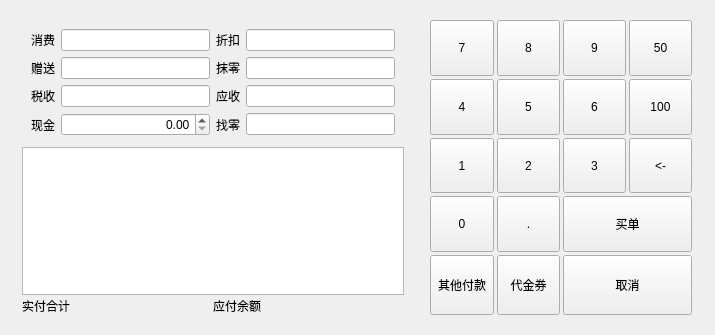
<?xml version="1.0" encoding="UTF-8"?>
<ui version="4.0">
 <class>waimai_pay</class>
 <widget class="QDialog" name="waimai_pay">
  <property name="geometry">
   <rect>
    <x>0</x>
    <y>0</y>
    <width>715</width>
    <height>335</height>
   </rect>
  </property>
  <property name="windowTitle">
   <string>Dialog</string>
  </property>
  <layout class="QHBoxLayout" name="horizontalLayout_2">
   <item>
    <widget class="QFrame" name="frame">
     <property name="maximumSize">
      <size>
       <width>400</width>
       <height>16777215</height>
      </size>
     </property>
     <layout class="QVBoxLayout" name="verticalLayout">
      <property name="spacing">
       <number>2</number>
      </property>
      <item>
       <widget class="QFrame" name="frame_3">
        <property name="outer_stylesheet" stdset="0">
         <string>frame_detail_show</string>
        </property>
        <layout class="QGridLayout" name="gridLayout">
         <item row="0" column="0">
          <widget class="QLabel" name="label_2">
           <property name="text">
            <string>消费</string>
           </property>
          </widget>
         </item>
         <item row="0" column="1">
          <widget class="lds_doublespinbox_lineedit" name="lineEdit_consum">
           <property name="alignment">
            <set>Qt::AlignRight|Qt::AlignTrailing|Qt::AlignVCenter</set>
           </property>
          </widget>
         </item>
         <item row="0" column="2">
          <widget class="QLabel" name="label_3">
           <property name="text">
            <string>折扣</string>
           </property>
          </widget>
         </item>
         <item row="0" column="3">
          <widget class="lds_doublespinbox_lineedit" name="lineEdit_discount">
           <property name="alignment">
            <set>Qt::AlignRight|Qt::AlignTrailing|Qt::AlignVCenter</set>
           </property>
          </widget>
         </item>
         <item row="1" column="0">
          <widget class="QLabel" name="label_4">
           <property name="text">
            <string>赠送</string>
           </property>
          </widget>
         </item>
         <item row="1" column="1">
          <widget class="lds_doublespinbox_lineedit" name="lineEdit_present">
           <property name="alignment">
            <set>Qt::AlignRight|Qt::AlignTrailing|Qt::AlignVCenter</set>
           </property>
          </widget>
         </item>
         <item row="1" column="2">
          <widget class="QLabel" name="label_7">
           <property name="text">
            <string>抹零</string>
           </property>
          </widget>
         </item>
         <item row="1" column="3">
          <widget class="lds_doublespinbox_lineedit" name="lineEdit_blotout">
           <property name="alignment">
            <set>Qt::AlignRight|Qt::AlignTrailing|Qt::AlignVCenter</set>
           </property>
          </widget>
         </item>
         <item row="2" column="0">
          <widget class="QLabel" name="label_6">
           <property name="text">
            <string>税收</string>
           </property>
          </widget>
         </item>
         <item row="2" column="1">
          <widget class="lds_doublespinbox_lineedit" name="lineEdit_int_rate">
           <property name="alignment">
            <set>Qt::AlignRight|Qt::AlignTrailing|Qt::AlignVCenter</set>
           </property>
          </widget>
         </item>
         <item row="2" column="2">
          <widget class="QLabel" name="label_5">
           <property name="text">
            <string>应收</string>
           </property>
          </widget>
         </item>
         <item row="2" column="3">
          <widget class="lds_doublespinbox_lineedit" name="lineEdit_realreceive">
           <property name="alignment">
            <set>Qt::AlignRight|Qt::AlignTrailing|Qt::AlignVCenter</set>
           </property>
          </widget>
         </item>
         <item row="3" column="0">
          <widget class="QLabel" name="label_9">
           <property name="text">
            <string>现金</string>
           </property>
          </widget>
         </item>
         <item row="3" column="1">
          <widget class="lds_doublespinbox" name="lineEdit_9">
           <property name="alignment">
            <set>Qt::AlignRight|Qt::AlignTrailing|Qt::AlignVCenter</set>
           </property>
          </widget>
         </item>
         <item row="3" column="2">
          <widget class="QLabel" name="label_8">
           <property name="text">
            <string>找零</string>
           </property>
          </widget>
         </item>
         <item row="3" column="3">
          <widget class="lds_doublespinbox_lineedit" name="lineEdit_change">
           <property name="alignment">
            <set>Qt::AlignRight|Qt::AlignTrailing|Qt::AlignVCenter</set>
           </property>
          </widget>
         </item>
        </layout>
       </widget>
      </item>
      <item>
       <widget class="QTableView" name="tableView"/>
      </item>
      <item>
       <layout class="QHBoxLayout" name="horizontalLayout" stretch="0,1,0,1">
        <property name="spacing">
         <number>0</number>
        </property>
        <item>
         <widget class="QLabel" name="label_11">
          <property name="text">
           <string>实付合计</string>
          </property>
         </widget>
        </item>
        <item>
         <widget class="lds_doublespinbox_label" name="label_12">
          <property name="alignment">
           <set>Qt::AlignCenter</set>
          </property>
          <property name="outer_stylesheet" stdset="0">
           <string>label_blue</string>
          </property>
         </widget>
        </item>
        <item>
         <widget class="QLabel" name="label_13">
          <property name="text">
           <string>应付余额</string>
          </property>
         </widget>
        </item>
        <item>
         <widget class="lds_doublespinbox_label" name="label_14">
          <property name="alignment">
           <set>Qt::AlignCenter</set>
          </property>
          <property name="outer_stylesheet" stdset="0">
           <string>label_blue</string>
          </property>
         </widget>
        </item>
       </layout>
      </item>
     </layout>
    </widget>
   </item>
   <item>
    <widget class="QFrame" name="frame_2">
     <property name="maximumSize">
      <size>
       <width>280</width>
       <height>16777215</height>
      </size>
     </property>
     <layout class="QGridLayout" name="gridLayout_2" columnstretch="1,1,1,1">
      <property name="spacing">
       <number>3</number>
      </property>
      <item row="0" column="1">
       <widget class="public_pushbutton_numkey_auto_connect" name="pushButton_2">
        <property name="sizePolicy">
         <sizepolicy hsizetype="Expanding" vsizetype="Expanding">
          <horstretch>0</horstretch>
          <verstretch>0</verstretch>
         </sizepolicy>
        </property>
        <property name="focusPolicy">
         <enum>Qt::NoFocus</enum>
        </property>
        <property name="text">
         <string>8</string>
        </property>
        <property name="outer_stylesheet" stdset="0">
         <string>pushbutton_key</string>
        </property>
       </widget>
      </item>
      <item row="1" column="3">
       <widget class="public_pushbutton_numkey" name="pushButton_7">
        <property name="sizePolicy">
         <sizepolicy hsizetype="Expanding" vsizetype="Expanding">
          <horstretch>0</horstretch>
          <verstretch>0</verstretch>
         </sizepolicy>
        </property>
        <property name="focusPolicy">
         <enum>Qt::NoFocus</enum>
        </property>
        <property name="text">
         <string>100</string>
        </property>
        <property name="outer_stylesheet" stdset="0">
         <string>pushbutton_key</string>
        </property>
       </widget>
      </item>
      <item row="0" column="0">
       <widget class="public_pushbutton_numkey_auto_connect" name="pushButton">
        <property name="sizePolicy">
         <sizepolicy hsizetype="Expanding" vsizetype="Expanding">
          <horstretch>0</horstretch>
          <verstretch>0</verstretch>
         </sizepolicy>
        </property>
        <property name="focusPolicy">
         <enum>Qt::NoFocus</enum>
        </property>
        <property name="text">
         <string>7</string>
        </property>
        <property name="outer_stylesheet" stdset="0">
         <string>pushbutton_key</string>
        </property>
       </widget>
      </item>
      <item row="2" column="3">
       <widget class="QPushButton" name="pushButton_11">
        <property name="sizePolicy">
         <sizepolicy hsizetype="Expanding" vsizetype="Expanding">
          <horstretch>0</horstretch>
          <verstretch>0</verstretch>
         </sizepolicy>
        </property>
        <property name="focusPolicy">
         <enum>Qt::NoFocus</enum>
        </property>
        <property name="text">
         <string>&lt;-</string>
        </property>
        <property name="outer_stylesheet" stdset="0">
         <string>pushbutton_key</string>
        </property>
       </widget>
      </item>
      <item row="3" column="1">
       <widget class="public_pushbutton_numkey_auto_connect" name="pushButton_16">
        <property name="sizePolicy">
         <sizepolicy hsizetype="Expanding" vsizetype="Expanding">
          <horstretch>0</horstretch>
          <verstretch>0</verstretch>
         </sizepolicy>
        </property>
        <property name="focusPolicy">
         <enum>Qt::NoFocus</enum>
        </property>
        <property name="text">
         <string>.</string>
        </property>
        <property name="outer_stylesheet" stdset="0">
         <string>pushbutton_key</string>
        </property>
       </widget>
      </item>
      <item row="1" column="1">
       <widget class="public_pushbutton_numkey_auto_connect" name="pushButton_8">
        <property name="sizePolicy">
         <sizepolicy hsizetype="Expanding" vsizetype="Expanding">
          <horstretch>0</horstretch>
          <verstretch>0</verstretch>
         </sizepolicy>
        </property>
        <property name="focusPolicy">
         <enum>Qt::NoFocus</enum>
        </property>
        <property name="text">
         <string>5</string>
        </property>
        <property name="outer_stylesheet" stdset="0">
         <string>pushbutton_key</string>
        </property>
       </widget>
      </item>
      <item row="0" column="3">
       <widget class="public_pushbutton_numkey" name="pushButton_4">
        <property name="sizePolicy">
         <sizepolicy hsizetype="Expanding" vsizetype="Expanding">
          <horstretch>0</horstretch>
          <verstretch>0</verstretch>
         </sizepolicy>
        </property>
        <property name="focusPolicy">
         <enum>Qt::NoFocus</enum>
        </property>
        <property name="text">
         <string>50</string>
        </property>
        <property name="outer_stylesheet" stdset="0">
         <string>pushbutton_key</string>
        </property>
       </widget>
      </item>
      <item row="2" column="0">
       <widget class="public_pushbutton_numkey_auto_connect" name="pushButton_10">
        <property name="sizePolicy">
         <sizepolicy hsizetype="Expanding" vsizetype="Expanding">
          <horstretch>0</horstretch>
          <verstretch>0</verstretch>
         </sizepolicy>
        </property>
        <property name="focusPolicy">
         <enum>Qt::NoFocus</enum>
        </property>
        <property name="text">
         <string>1</string>
        </property>
        <property name="outer_stylesheet" stdset="0">
         <string>pushbutton_key</string>
        </property>
       </widget>
      </item>
      <item row="2" column="1">
       <widget class="public_pushbutton_numkey_auto_connect" name="pushButton_12">
        <property name="sizePolicy">
         <sizepolicy hsizetype="Expanding" vsizetype="Expanding">
          <horstretch>0</horstretch>
          <verstretch>0</verstretch>
         </sizepolicy>
        </property>
        <property name="focusPolicy">
         <enum>Qt::NoFocus</enum>
        </property>
        <property name="text">
         <string>2</string>
        </property>
        <property name="outer_stylesheet" stdset="0">
         <string>pushbutton_key</string>
        </property>
       </widget>
      </item>
      <item row="4" column="1">
       <widget class="QPushButton" name="pushButton_19">
        <property name="sizePolicy">
         <sizepolicy hsizetype="Expanding" vsizetype="Expanding">
          <horstretch>0</horstretch>
          <verstretch>0</verstretch>
         </sizepolicy>
        </property>
        <property name="minimumSize">
         <size>
          <width>60</width>
          <height>60</height>
         </size>
        </property>
        <property name="focusPolicy">
         <enum>Qt::NoFocus</enum>
        </property>
        <property name="text">
         <string>代金券</string>
        </property>
        <property name="outer_stylesheet" stdset="0">
         <string>pushbutton_bottom</string>
        </property>
       </widget>
      </item>
      <item row="0" column="2">
       <widget class="public_pushbutton_numkey_auto_connect" name="pushButton_3">
        <property name="sizePolicy">
         <sizepolicy hsizetype="Expanding" vsizetype="Expanding">
          <horstretch>0</horstretch>
          <verstretch>0</verstretch>
         </sizepolicy>
        </property>
        <property name="focusPolicy">
         <enum>Qt::NoFocus</enum>
        </property>
        <property name="text">
         <string>9</string>
        </property>
        <property name="outer_stylesheet" stdset="0">
         <string>pushbutton_key</string>
        </property>
       </widget>
      </item>
      <item row="1" column="0">
       <widget class="public_pushbutton_numkey_auto_connect" name="pushButton_6">
        <property name="sizePolicy">
         <sizepolicy hsizetype="Expanding" vsizetype="Expanding">
          <horstretch>0</horstretch>
          <verstretch>0</verstretch>
         </sizepolicy>
        </property>
        <property name="focusPolicy">
         <enum>Qt::NoFocus</enum>
        </property>
        <property name="text">
         <string>4</string>
        </property>
        <property name="outer_stylesheet" stdset="0">
         <string>pushbutton_key</string>
        </property>
       </widget>
      </item>
      <item row="2" column="2">
       <widget class="public_pushbutton_numkey_auto_connect" name="pushButton_9">
        <property name="sizePolicy">
         <sizepolicy hsizetype="Expanding" vsizetype="Expanding">
          <horstretch>0</horstretch>
          <verstretch>0</verstretch>
         </sizepolicy>
        </property>
        <property name="focusPolicy">
         <enum>Qt::NoFocus</enum>
        </property>
        <property name="text">
         <string>3</string>
        </property>
        <property name="outer_stylesheet" stdset="0">
         <string>pushbutton_key</string>
        </property>
       </widget>
      </item>
      <item row="3" column="0">
       <widget class="public_pushbutton_numkey_auto_connect" name="pushButton_14">
        <property name="sizePolicy">
         <sizepolicy hsizetype="Expanding" vsizetype="Expanding">
          <horstretch>0</horstretch>
          <verstretch>0</verstretch>
         </sizepolicy>
        </property>
        <property name="focusPolicy">
         <enum>Qt::NoFocus</enum>
        </property>
        <property name="text">
         <string>0</string>
        </property>
        <property name="outer_stylesheet" stdset="0">
         <string>pushbutton_key</string>
        </property>
       </widget>
      </item>
      <item row="4" column="0">
       <widget class="lds_pushbutton_wrap" name="pushButton_20">
        <property name="sizePolicy">
         <sizepolicy hsizetype="Expanding" vsizetype="Expanding">
          <horstretch>0</horstretch>
          <verstretch>0</verstretch>
         </sizepolicy>
        </property>
        <property name="minimumSize">
         <size>
          <width>60</width>
          <height>60</height>
         </size>
        </property>
        <property name="focusPolicy">
         <enum>Qt::NoFocus</enum>
        </property>
        <property name="text">
         <string>其他付款</string>
        </property>
        <property name="outer_stylesheet" stdset="0">
         <string>pushbutton_bottom</string>
        </property>
       </widget>
      </item>
      <item row="1" column="2">
       <widget class="public_pushbutton_numkey_auto_connect" name="pushButton_5">
        <property name="sizePolicy">
         <sizepolicy hsizetype="Expanding" vsizetype="Expanding">
          <horstretch>0</horstretch>
          <verstretch>0</verstretch>
         </sizepolicy>
        </property>
        <property name="focusPolicy">
         <enum>Qt::NoFocus</enum>
        </property>
        <property name="text">
         <string>6</string>
        </property>
        <property name="outer_stylesheet" stdset="0">
         <string>pushbutton_key</string>
        </property>
       </widget>
      </item>
      <item row="3" column="2" colspan="2">
       <widget class="public_pushbutton_pay" name="pushButton_13">
        <property name="sizePolicy">
         <sizepolicy hsizetype="Expanding" vsizetype="Expanding">
          <horstretch>0</horstretch>
          <verstretch>0</verstretch>
         </sizepolicy>
        </property>
        <property name="focusPolicy">
         <enum>Qt::NoFocus</enum>
        </property>
        <property name="text">
         <string>买单</string>
        </property>
       </widget>
      </item>
      <item row="4" column="2" colspan="2">
       <widget class="QPushButton" name="pushButton_21">
        <property name="sizePolicy">
         <sizepolicy hsizetype="Expanding" vsizetype="Expanding">
          <horstretch>0</horstretch>
          <verstretch>0</verstretch>
         </sizepolicy>
        </property>
        <property name="focusPolicy">
         <enum>Qt::NoFocus</enum>
        </property>
        <property name="text">
         <string>取消</string>
        </property>
        <property name="outer_stylesheet" stdset="0">
         <string>pushbutton_bottom</string>
        </property>
       </widget>
      </item>
     </layout>
    </widget>
   </item>
  </layout>
 </widget>
 <customwidgets>
  <customwidget>
   <class>lds_doublespinbox_label</class>
   <extends>QLabel</extends>
   <header>lds_doublespinbox_label.h</header>
  </customwidget>
  <customwidget>
   <class>lds_pushbutton_wrap</class>
   <extends>QPushButton</extends>
   <header>lds_pushbutton_wrap.h</header>
  </customwidget>
  <customwidget>
   <class>public_pushbutton_pay</class>
   <extends>QPushButton</extends>
   <header>public_pushbutton_pay.h</header>
  </customwidget>
  <customwidget>
   <class>public_pushbutton_numkey</class>
   <extends>QPushButton</extends>
   <header>public_pushbutton_numkey.h</header>
  </customwidget>
  <customwidget>
   <class>lds_doublespinbox</class>
   <extends>QDoubleSpinBox</extends>
   <header>lds_doublespinbox.h</header>
  </customwidget>
  <customwidget>
   <class>lds_doublespinbox_lineedit</class>
   <extends>QLineEdit</extends>
   <header>lds_doublespinbox_lineedit.h</header>
  </customwidget>
  <customwidget>
   <class>public_pushbutton_numkey_auto_connect</class>
   <extends>QPushButton</extends>
   <header>public_pushbutton_numkey_auto_connect.h</header>
  </customwidget>
 </customwidgets>
 <resources/>
 <connections/>
</ui>
